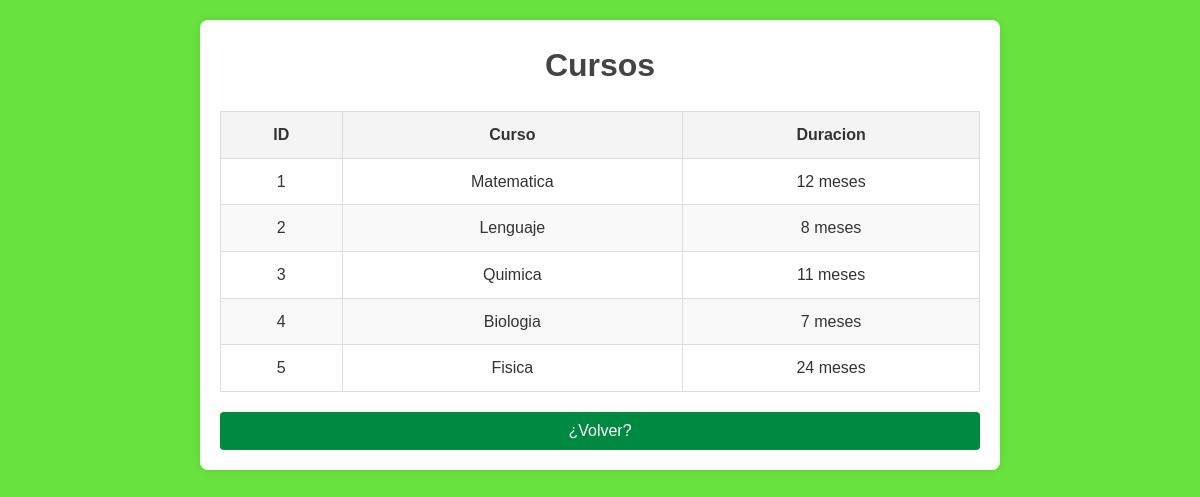
The page /cursos.php on the database its author committed.
### tables this page shows
CREATE TABLE `curso` (
  `idCurso` int(11) NOT NULL,
  `nombreCurso` varchar(20) NOT NULL,
  `duracion` int(24) NOT NULL
);

### cursos.php (the view, shortened to what this page needs)
<?php
include 'bd.php';
$sql = "SELECT * FROM curso ORDER BY idCurso ASC";
$result = $mysqli->query($sql);
?>
<!DOCTYPE html>
<html lang="es">
<head>
    <link rel="stylesheet" href="styles.css">
</head>
<body>
<div>
    <h1>Cursos</h1>
    <table border="1">
        <thead>
            <tr>
                <th>ID</th>
                <th>Curso</th>
                <th>Duracion</th>
            </tr>
        </thead>
        <tbody>
            <?php
            if ($result->num_rows > 0) {
                while($row = $result->fetch_assoc()) {
                    echo "<tr>";
        echo "<td>" . $row['idCurso'] . "</td>";
        echo "<td>" . $row['nombreCurso'] . "</td>";
        echo "<td>" . $row['duracion'] . " meses</td>";
        echo "</tr>";
                }
            } else {
                echo "<tr><td colspan='5'>No hay datos registrados</td></tr>";
            }
            ?>
        </tbody>
    </table>
    <button><a href="pag1.html">¿Volver?</a></button>
</div>
</body>
</html>

### styles.css (style rules this page uses)
* { margin: 0; padding: 0; box-sizing: border-box; }
body { font-family: Arial, sans-serif; background-color: #68E33D; color: #333; line-height: 1.6; padding: 20px; }
div { margin: 0 auto; padding: 20px; max-width: 800px; background: #ffffff; border-radius: 8px; box-shadow: 0 0 10px rgba(0, 0, 0, 0.1); }
h1 { font-size: 2rem; margin-bottom: 20px; text-align: center; color: #444; }
input[type="text"], input[type="email"], input[type="password"], input[type="number"], button { padding: 10px; font-size: 1rem; border: 1px solid #ccc; border-radius: 4px; width: 100%; }
button { background-color: #008940; color: white; border: none; cursor: pointer; transition: background-color 0.3s ease; }
table { width: 100%; border-collapse: collapse; margin: 20px 0; }
table th, table td { border: 1px solid #ddd; padding: 10px; text-align: center; }
table th { background-color: #f4f4f4; font-weight: bold; }
table tr:nth-child(even) { background-color: #f9f9f9; }
a { text-decoration: none; color: #007bff; }
button a { color: white; text-decoration: none; display: inline-block; }

### rows shown on the page
curso: idCurso "1", nombreCurso "Matematica", duracion "12"
curso: idCurso "2", nombreCurso "Lenguaje", duracion "8"
curso: idCurso "3", nombreCurso "Quimica", duracion "11"
curso: idCurso "4", nombreCurso "Biologia", duracion "7"
curso: idCurso "5", nombreCurso "Fisica", duracion "24"
